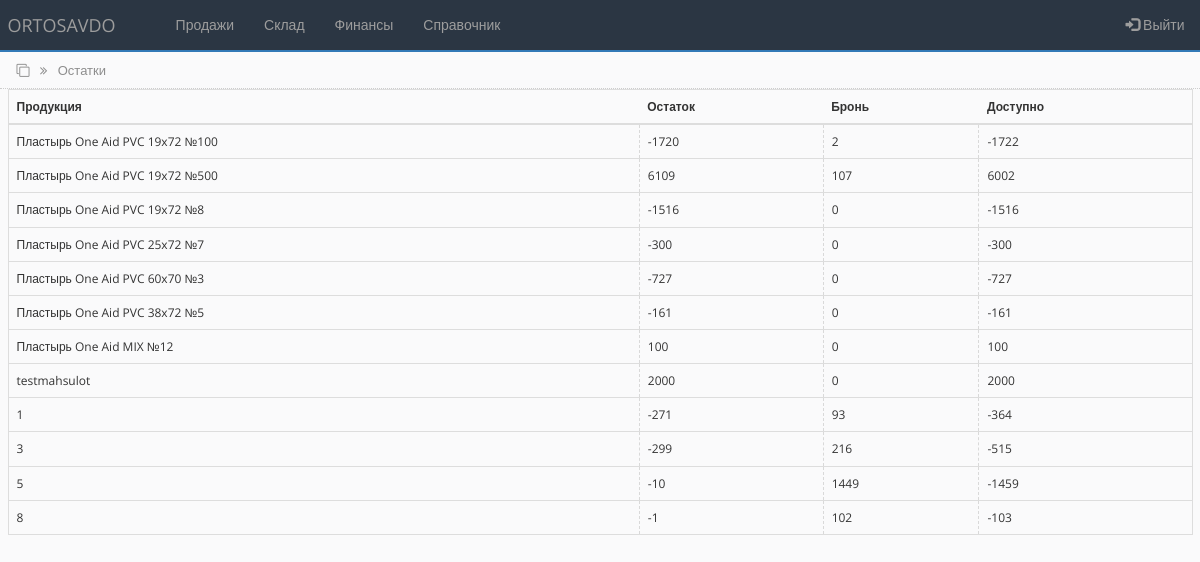
Before: /rest.php (signed in) with the older database file.
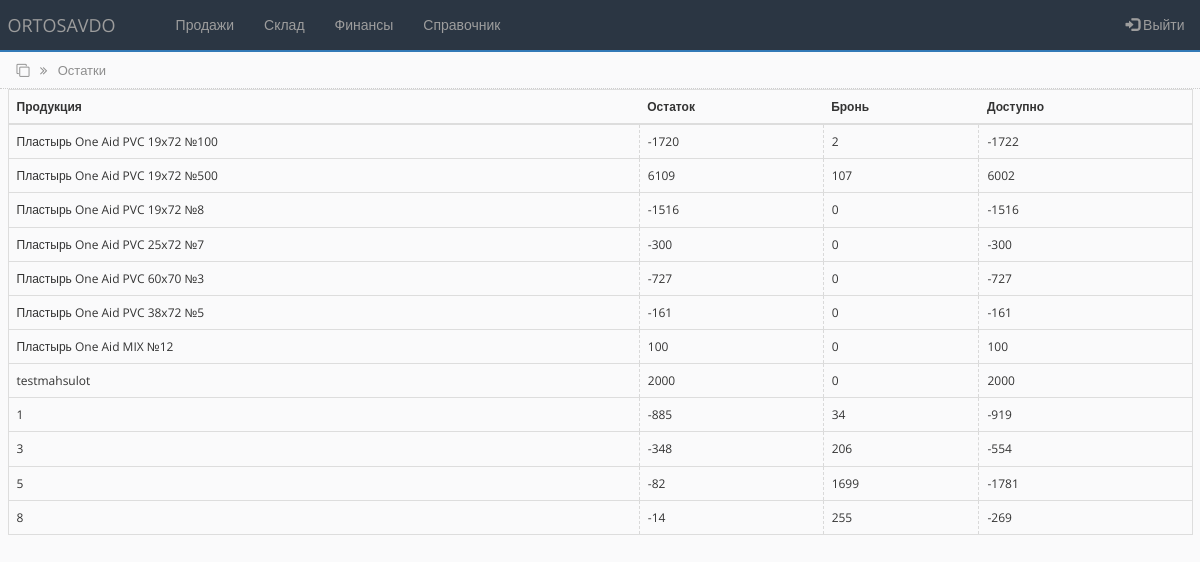
After: the same page with the newer database file.
### tables this page shows
CREATE TABLE `rest_tbl` (
  `id` int(100) NOT NULL,
  `prod_name` varchar(250) NOT NULL DEFAULT '0',
  `rest` int(100) NOT NULL DEFAULT '0',
  `bron` int(100) NOT NULL DEFAULT '0',
  `archived` int(100) NOT NULL DEFAULT '0'
);

### bot_lib.php (called while the page is built, shortened)
<?php
function get_data_rest_tbl($connect){
	$query = "SELECT * FROM rest_tbl WHERE rest != 0";
	$rs_result = mysqli_query ($connect, $query);
	return $rs_result;
}
?>

### rest.php (the view, shortened to what this page needs)
<?php
include('settings.php');
include('bot_lib.php');
?>
<!DOCTYPE html>
<html lang="en">
<head>
    <link rel="stylesheet" href="https://maxcdn.bootstrapcdn.com/bootstrap/3.4.1/css/bootstrap.min.css">
    <link rel="stylesheet" href="https://cdnjs.cloudflare.com/ajax/libs/font-awesome/4.7.0/css/font-awesome.min.css">
    <link rel="stylesheet" href="css/bootstrap-grid.min.css">
    <link rel="stylesheet" href="css/style.css">
</head>
<body>
<?php include 'partSite/nav.php'; ?>
<div class="page_name">
    <div class="container-fluid">
        <i class="fa fa-clone" aria-hidden="true"></i>
        <i class="fa fa-angle-double-right right_cus"></i>
        <span class="right_cus"> Остатки</span>
    </div>
</div>
<div class="all_table">
    <div class="container-fluid">
        <table class="table table-hover">
        <thead>
            <tr>
                <th scope="col">Продукция</th>
                <th scope="col">Остаток</th>
                <th scope="col">Бронь</th>
                <th scope="col">Доступно</th>
            </tr>
        </thead>
        <tbody>
<?php
    $get_data_rest_tbl = get_data_rest_tbl($connect);
    while ($row = mysqli_fetch_assoc($get_data_rest_tbl)) {
?>
            <tr>
            <td><?php echo $row['prod_name'];  ?></td>
            <td><?php echo $row['rest'];  ?></td>
            <td><?php echo $row['bron'];  ?></td>
            <td><?php echo $row['rest'] - $row['bron'];  ?></td>
            </tr>
<?php } ?>
        </tbody>
        </table>
    </div>
</div>
</body>
</html>

Changed rows visible on the page:
changed rest_tbl (number 9 of 12 on the later page): rest "-271" → "-885"; bron "93" → "34"; $row['rest'] - $row['bron'] "-364" → "-919"
changed rest_tbl (number 10 of 12 on the later page): rest "-299" → "-348"; bron "216" → "206"; $row['rest'] - $row['bron'] "-515" → "-554"
changed rest_tbl (number 11 of 12 on the later page): rest "-10" → "-82"; bron "1449" → "1699"; $row['rest'] - $row['bron'] "-1459" → "-1781"
changed rest_tbl (number 12 of 12 on the later page): rest "-1" → "-14"; bron "102" → "255"; $row['rest'] - $row['bron'] "-103" → "-269"
